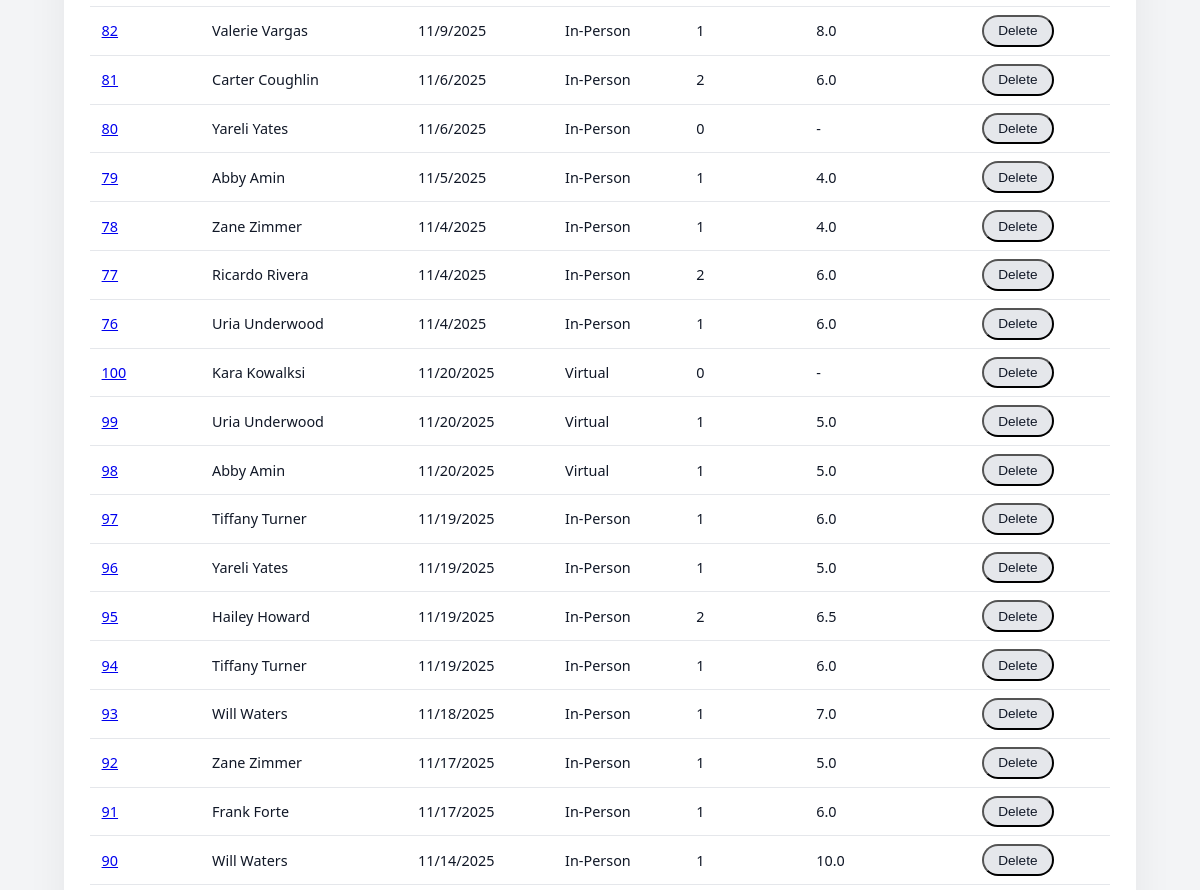
The page /visits (middle part) on the database as committed earlier.
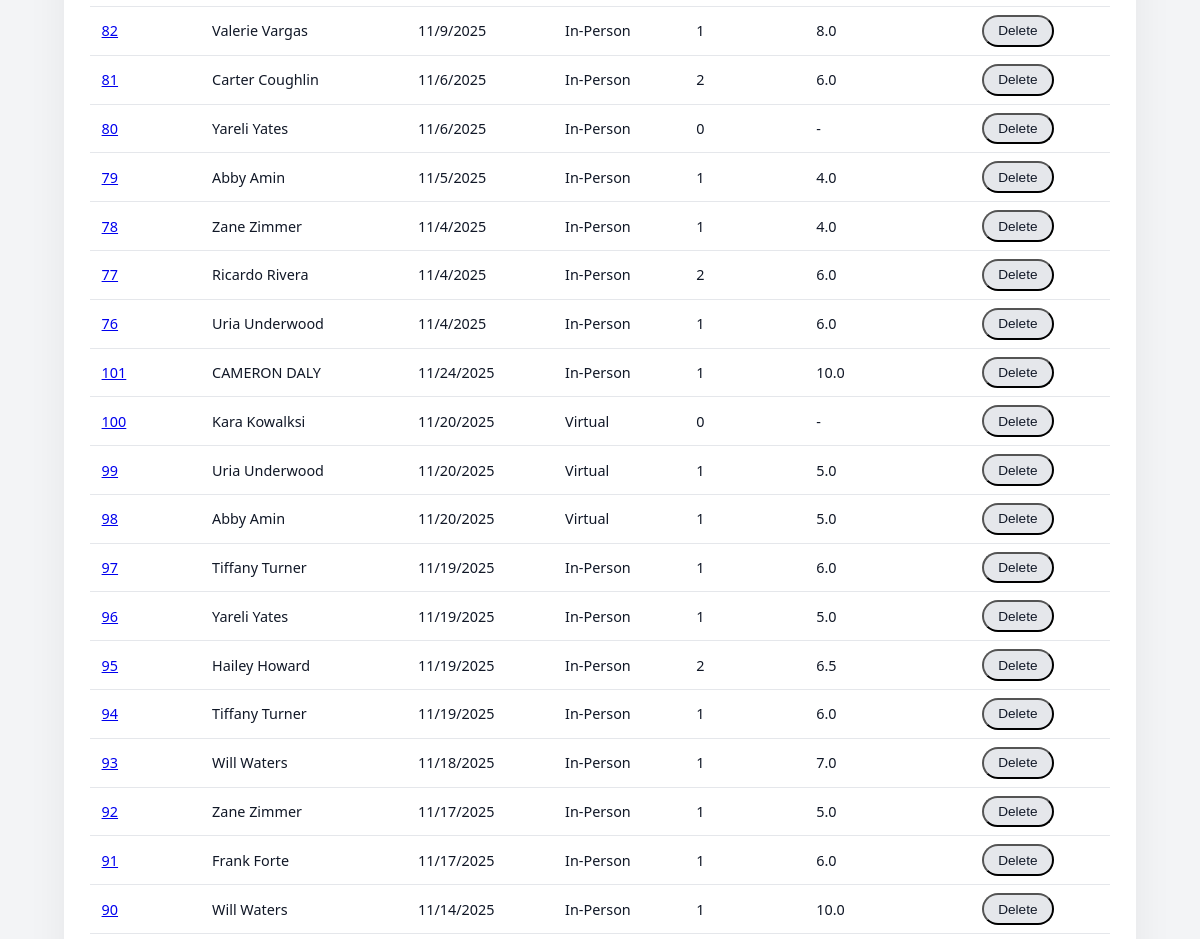
The same page on the database as committed later.
### tables this page shows
CREATE TABLE Visit (
    visit_id INT PRIMARY KEY,
    student_id INT NOT NULL,
    date DATE NOT NULL,
    mode VARCHAR(20) NOT NULL CHECK (mode IN ('in-person', 'virtual')),
    FOREIGN KEY (student_id) REFERENCES Student(student_id)
);

### app.py (the view)
@app.route("/visits")
def list_visits():
    search = request.args.get("search", "")
    conn = get_db_connection()
    if search:
        visits = conn.execute(
            """
            SELECT
              v.visit_id,
              v.date,
              v.mode,
              s.name AS student_name,
              COUNT(i.issue_id) AS issue_count,
              COALESCE(ROUND(AVG(i.severity), 1), NULL) AS avg_severity
            FROM Visit v
            JOIN Student s ON s.student_id = v.student_id
            LEFT JOIN Issue i ON i.visit_id = v.visit_id
            WHERE s.name LIKE ?
               OR CAST(v.visit_id AS TEXT) LIKE ?
            GROUP BY v.visit_id
            ORDER BY v.date DESC, v.visit_id DESC
            """,
            ("%" + search + "%", "%" + search + "%")
        ).fetchall()
    else:
        visits = conn.execute(
            """
            SELECT
              v.visit_id,
              v.date,
              v.mode,
              s.name AS student_name,
              COUNT(i.issue_id) AS issue_count,
              COALESCE(ROUND(AVG(i.severity), 1), NULL) AS avg_severity
            FROM Visit v
            JOIN Student s ON s.student_id = v.student_id
            LEFT JOIN Issue i ON i.visit_id = v.visit_id
            GROUP BY v.visit_id
            ORDER BY v.date DESC, v.visit_id DESC
            """
        ).fetchall()
    conn.close()
    return render_template("visits.html", visits=visits, search=search)

### app.py (called while the page is built)
def get_db_connection():
    conn = sqlite3.connect(DATABASE)
    conn.row_factory = sqlite3.Row  # access columns by name
    return conn

### templates/visits.html (shortened to what this page needs)
<!DOCTYPE html>
<html lang="en">
<head>
  <link rel="stylesheet" href="{{ url_for('static', filename='style.css') }}">
</head>
<body>
<div class="page">
  <main class="content">
    <div class="card">
      <table class="table">
        <tbody>
          {% for v in visits %}
          <tr>
            <td>
              <a href="{{ url_for('visit_detail', visit_id=v.visit_id) }}">
                {{ v.visit_id }}
              </a>
            </td>
            <td>{{ v.student_name }}</td>
            <td>{{ v.date }}</td>
            <td style="text-transform: capitalize;">{{ v.mode }}</td>
            <td>{{ v.issue_count }}</td>
            <td>{{ v.avg_severity if v.avg_severity else '-' }}</td>
            <td>
              <form method="post"
                    action="{{ url_for('delete_visit', visit_id=v.visit_id) }}"
                    onsubmit="return confirm('Delete this visit?');"
                    style="display:inline;">
                <button type="submit" class="button-link secondary">Delete</button>
              </form>
            </td>
          </tr>
          {% endfor %}
        </tbody>
      </table>
    </div>
  </main>
</div>
</body>
</html>

Rows that differ between the two databases and show on the page:
added Visit: visit_id "101", student_name "CAMERON DALY", date "11/24/2025", mode "In-Person", issue_count "1", avg_severity "10.0"
